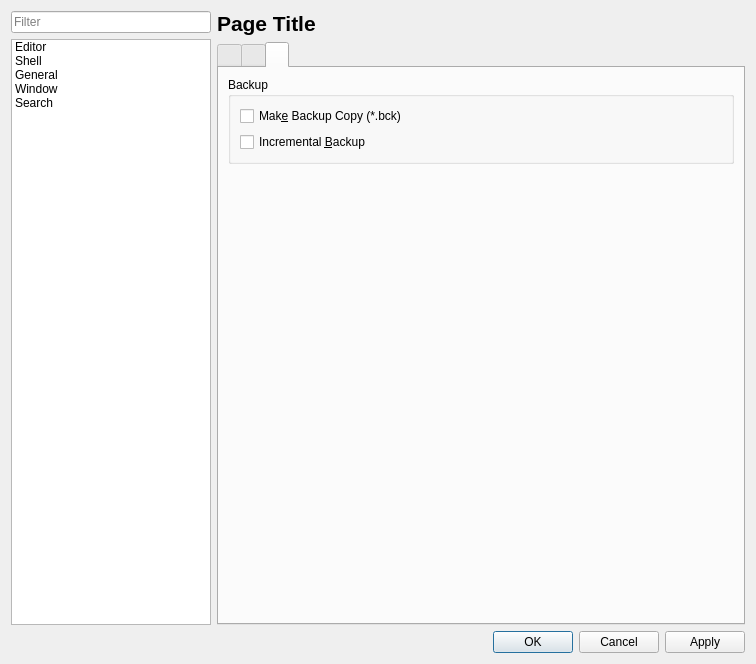
<?xml version="1.0" encoding="UTF-8"?>
<ui version="4.0">
 <class>DialogPreferences</class>
 <widget class="QDialog" name="DialogPreferences">
  <property name="geometry">
   <rect>
    <x>0</x>
    <y>0</y>
    <width>756</width>
    <height>664</height>
   </rect>
  </property>
  <property name="windowTitle">
   <string>Dialog</string>
  </property>
  <layout class="QVBoxLayout" name="verticalLayout_3">
   <item>
    <layout class="QHBoxLayout" name="horizontalLayout">
     <item>
      <layout class="QVBoxLayout" name="verticalLayout">
       <item>
        <widget class="QLineEdit" name="lineEdit">
         <property name="sizePolicy">
          <sizepolicy hsizetype="Fixed" vsizetype="Fixed">
           <horstretch>0</horstretch>
           <verstretch>0</verstretch>
          </sizepolicy>
         </property>
         <property name="maximumSize">
          <size>
           <width>200</width>
           <height>16777215</height>
          </size>
         </property>
         <property name="placeholderText">
          <string>Filter</string>
         </property>
        </widget>
       </item>
       <item>
        <widget class="QListWidget" name="listWidget">
         <property name="sizePolicy">
          <sizepolicy hsizetype="Fixed" vsizetype="Expanding">
           <horstretch>0</horstretch>
           <verstretch>0</verstretch>
          </sizepolicy>
         </property>
         <property name="maximumSize">
          <size>
           <width>200</width>
           <height>16777215</height>
          </size>
         </property>
         <item>
          <property name="text">
           <string>Editor</string>
          </property>
          <property name="icon">
           <iconset theme="document-open">
            <normaloff>.</normaloff>.</iconset>
          </property>
         </item>
         <item>
          <property name="text">
           <string>Shell</string>
          </property>
          <property name="icon">
           <iconset theme="shell">
            <normaloff>.</normaloff>.</iconset>
          </property>
         </item>
         <item>
          <property name="text">
           <string>General</string>
          </property>
          <property name="icon">
           <iconset theme="preferences"/>
          </property>
         </item>
         <item>
          <property name="text">
           <string>Window</string>
          </property>
          <property name="icon">
           <iconset theme="window"/>
          </property>
         </item>
         <item>
          <property name="text">
           <string>Search</string>
          </property>
          <property name="icon">
           <iconset theme="search">
            <normaloff>.</normaloff>.</iconset>
          </property>
         </item>
        </widget>
       </item>
      </layout>
     </item>
     <item>
      <layout class="QVBoxLayout" name="verticalLayout_2">
       <item>
        <widget class="QLabel" name="pageTitle">
         <property name="font">
          <font>
           <pointsize>16</pointsize>
           <weight>75</weight>
           <bold>true</bold>
           <underline>false</underline>
          </font>
         </property>
         <property name="text">
          <string>Page Title</string>
         </property>
        </widget>
       </item>
       <item>
        <widget class="QTabWidget" name="pageContainer">
         <property name="currentIndex">
          <number>2</number>
         </property>
         <widget class="QWidget" name="tabWidgetPage1">
          <attribute name="title">
           <string/>
          </attribute>
          <layout class="QGridLayout" name="gridLayout">
           <item row="0" column="0">
            <widget class="QTabWidget" name="tabWidget">
             <property name="currentIndex">
              <number>1</number>
             </property>
             <widget class="QWidget" name="tab_2">
              <attribute name="title">
               <string>Fonts &amp;&amp; Colors</string>
              </attribute>
              <layout class="QVBoxLayout" name="verticalLayout_4">
               <item>
                <widget class="QGroupBox" name="groupBox_2">
                 <property name="title">
                  <string>Font</string>
                 </property>
                 <layout class="QHBoxLayout" name="horizontalLayout_2">
                  <item>
                   <widget class="QFontComboBox" name="comboFont">
                    <property name="sizePolicy">
                     <sizepolicy hsizetype="MinimumExpanding" vsizetype="Fixed">
                      <horstretch>0</horstretch>
                      <verstretch>0</verstretch>
                     </sizepolicy>
                    </property>
                    <property name="editable">
                     <bool>false</bool>
                    </property>
                    <property name="fontFilters">
                     <set>QFontComboBox::MonospacedFonts</set>
                    </property>
                   </widget>
                  </item>
                  <item>
                   <widget class="QComboBox" name="comboFontSize"/>
                  </item>
                 </layout>
                </widget>
               </item>
               <item>
                <widget class="QGroupBox" name="groupBox_3">
                 <property name="title">
                  <string>Colors</string>
                 </property>
                 <layout class="QVBoxLayout" name="verticalLayout_5">
                  <item>
                   <layout class="QHBoxLayout" name="horizontalLayout_5">
                    <item>
                     <widget class="QLabel" name="label_5">
                      <property name="text">
                       <string>Matching (..) Foreground</string>
                      </property>
                     </widget>
                    </item>
                    <item>
                     <widget class="QPushButton" name="pushButtonMatchFG">
                      <property name="styleSheet">
                       <string notr="true">text-align:left;padding:4px 4px 4px 20px;</string>
                      </property>
                     </widget>
                    </item>
                   </layout>
                  </item>
                  <item>
                   <layout class="QHBoxLayout" name="horizontalLayout_3">
                    <item>
                     <widget class="QLabel" name="label_3">
                      <property name="text">
                       <string>Plain Text Foreground</string>
                      </property>
                     </widget>
                    </item>
                    <item>
                     <widget class="QPushButton" name="pushButtonFG">
                      <property name="styleSheet">
                       <string notr="true">text-align:left;padding:4px 4px 4px 20px;</string>
                      </property>
                     </widget>
                    </item>
                   </layout>
                  </item>
                  <item>
                   <layout class="QHBoxLayout" name="horizontalLayout_4">
                    <item>
                     <widget class="QLabel" name="label_4">
                      <property name="text">
                       <string>Selection Foreground</string>
                      </property>
                     </widget>
                    </item>
                    <item>
                     <widget class="QPushButton" name="pushButtonSelectionFG">
                      <property name="styleSheet">
                       <string notr="true">text-align:left;padding:4px 4px 4px 20px;</string>
                      </property>
                     </widget>
                    </item>
                   </layout>
                  </item>
                  <item>
                   <layout class="QHBoxLayout" name="horizontalLayout_9">
                    <item>
                     <widget class="QLabel" name="label_8">
                      <property name="text">
                       <string>Cursor Color</string>
                      </property>
                     </widget>
                    </item>
                    <item>
                     <widget class="QPushButton" name="pushButtonCursor">
                      <property name="styleSheet">
                       <string notr="true">text-align:left;padding:4px 4px 4px 20px;</string>
                      </property>
                     </widget>
                    </item>
                   </layout>
                  </item>
                  <item>
                   <layout class="QHBoxLayout" name="horizontalLayout_7">
                    <item>
                     <widget class="QLabel" name="label_6">
                      <property name="text">
                       <string>Line Numbers Forground</string>
                      </property>
                     </widget>
                    </item>
                    <item>
                     <widget class="QPushButton" name="pushButtonLineNumbersFG">
                      <property name="styleSheet">
                       <string notr="true">text-align:left;padding:4px 4px 4px 20px;</string>
                      </property>
                     </widget>
                    </item>
                   </layout>
                  </item>
                  <item>
                   <layout class="QHBoxLayout" name="horizontalLayout_6">
                    <item>
                     <widget class="QLabel" name="label_10">
                      <property name="text">
                       <string>Selection Background</string>
                      </property>
                     </widget>
                    </item>
                    <item>
                     <widget class="QPushButton" name="pushButtonSelectionBG">
                      <property name="styleSheet">
                       <string notr="true">text-align:left;padding:4px 4px 4px 20px;</string>
                      </property>
                     </widget>
                    </item>
                   </layout>
                  </item>
                  <item>
                   <layout class="QHBoxLayout" name="horizontalLayout_8">
                    <item>
                     <widget class="QLabel" name="label_9">
                      <property name="text">
                       <string>Text Area Background</string>
                      </property>
                     </widget>
                    </item>
                    <item>
                     <widget class="QPushButton" name="pushButtonBG">
                      <property name="styleSheet">
                       <string notr="true">text-align:left;padding:4px 4px 4px 20px;</string>
                      </property>
                     </widget>
                    </item>
                   </layout>
                  </item>
                  <item>
                   <layout class="QHBoxLayout" name="horizontalLayout_10">
                    <item>
                     <widget class="QLabel" name="label_7">
                      <property name="text">
                       <string>Matching (..) Background</string>
                      </property>
                     </widget>
                    </item>
                    <item>
                     <widget class="QPushButton" name="pushButtonMatchBG">
                      <property name="styleSheet">
                       <string notr="true">text-align:left;padding:4px 4px 4px 20px;</string>
                      </property>
                     </widget>
                    </item>
                   </layout>
                  </item>
                  <item>
                   <layout class="QHBoxLayout" name="horizontalLayout_11">
                    <item>
                     <widget class="QLabel" name="label_11">
                      <property name="text">
                       <string>Line Numbers Background</string>
                      </property>
                     </widget>
                    </item>
                    <item>
                     <widget class="QPushButton" name="pushButtonLineNumbersBG">
                      <property name="styleSheet">
                       <string notr="true">text-align:left;padding:4px 4px 4px 20px;</string>
                      </property>
                     </widget>
                    </item>
                   </layout>
                  </item>
                  <item>
                   <spacer name="verticalSpacer">
                    <property name="orientation">
                     <enum>Qt::Vertical</enum>
                    </property>
                    <property name="sizeHint" stdset="0">
                     <size>
                      <width>20</width>
                      <height>38</height>
                     </size>
                    </property>
                   </spacer>
                  </item>
                  <item>
                   <widget class="QLabel" name="label_2">
                    <property name="text">
                     <string>NOTE: Foreground colors only apply when syntax highlighting is DISABLED.</string>
                    </property>
                    <property name="alignment">
                     <set>Qt::AlignCenter</set>
                    </property>
                   </widget>
                  </item>
                 </layout>
                </widget>
               </item>
              </layout>
             </widget>
             <widget class="QWidget" name="tab_1">
              <attribute name="title">
               <string>Display</string>
              </attribute>
              <layout class="QVBoxLayout" name="verticalLayout_10">
               <item>
                <widget class="QGroupBox" name="groupBox">
                 <property name="title">
                  <string>General</string>
                 </property>
                 <layout class="QVBoxLayout" name="verticalLayout_7">
                  <item>
                   <widget class="QCheckBox" name="checkShowStatistics">
                    <property name="text">
                     <string>Show Statistics Line</string>
                    </property>
                   </widget>
                  </item>
                  <item>
                   <widget class="QCheckBox" name="checkShowIncrementalSearch">
                    <property name="text">
                     <string>Show Incremental Search Line</string>
                    </property>
                   </widget>
                  </item>
                  <item>
                   <widget class="QCheckBox" name="checkShowLineNumbers">
                    <property name="text">
                     <string>Show Line Numbers</string>
                    </property>
                   </widget>
                  </item>
                  <item>
                   <widget class="QCheckBox" name="checkApplyBacklighting">
                    <property name="text">
                     <string>Apply Backlighting</string>
                    </property>
                   </widget>
                  </item>
                 </layout>
                </widget>
               </item>
               <item>
                <spacer name="verticalSpacer_4">
                 <property name="orientation">
                  <enum>Qt::Vertical</enum>
                 </property>
                 <property name="sizeHint" stdset="0">
                  <size>
                   <width>20</width>
                   <height>306</height>
                  </size>
                 </property>
                </spacer>
               </item>
              </layout>
             </widget>
             <widget class="QWidget" name="tab">
              <attribute name="title">
               <string>Behavior</string>
              </attribute>
              <layout class="QHBoxLayout" name="horizontalLayout_21"/>
             </widget>
            </widget>
           </item>
          </layout>
         </widget>
         <widget class="QWidget" name="tabWidgetPage2">
          <attribute name="title">
           <string/>
          </attribute>
          <layout class="QVBoxLayout" name="verticalLayout_6">
           <item>
            <widget class="QGroupBox" name="groupBox_6">
             <property name="title">
              <string>Shell Path</string>
             </property>
             <layout class="QVBoxLayout" name="verticalLayout_9">
              <item>
               <widget class="QLineEdit" name="editShellPath"/>
              </item>
             </layout>
            </widget>
           </item>
           <item>
            <spacer name="verticalSpacer_2">
             <property name="orientation">
              <enum>Qt::Vertical</enum>
             </property>
             <property name="sizeHint" stdset="0">
              <size>
               <width>20</width>
               <height>444</height>
              </size>
             </property>
            </spacer>
           </item>
          </layout>
         </widget>
         <widget class="QWidget" name="tabWidgetPage3">
          <attribute name="title">
           <string/>
          </attribute>
          <layout class="QVBoxLayout" name="verticalLayout_8">
           <item>
            <widget class="QGroupBox" name="groupBox_11">
             <property name="title">
              <string>Backup</string>
             </property>
             <layout class="QVBoxLayout" name="verticalLayout_14">
              <item>
               <widget class="QCheckBox" name="checkMakeBackupCopy">
                <property name="text">
                 <string>Mak&amp;e Backup Copy (*.bck)</string>
                </property>
               </widget>
              </item>
              <item>
               <widget class="QCheckBox" name="checkIncrementalBackup">
                <property name="text">
                 <string>Incremental &amp;Backup</string>
                </property>
               </widget>
              </item>
             </layout>
            </widget>
           </item>
           <item>
            <spacer name="verticalSpacer_3">
             <property name="orientation">
              <enum>Qt::Vertical</enum>
             </property>
             <property name="sizeHint" stdset="0">
              <size>
               <width>20</width>
               <height>416</height>
              </size>
             </property>
            </spacer>
           </item>
          </layout>
         </widget>
        </widget>
       </item>
      </layout>
     </item>
    </layout>
   </item>
   <item>
    <widget class="QDialogButtonBox" name="buttonBox">
     <property name="orientation">
      <enum>Qt::Horizontal</enum>
     </property>
     <property name="standardButtons">
      <set>QDialogButtonBox::Apply|QDialogButtonBox::Cancel|QDialogButtonBox::Ok</set>
     </property>
    </widget>
   </item>
  </layout>
 </widget>
 <resources/>
 <connections>
  <connection>
   <sender>buttonBox</sender>
   <signal>accepted()</signal>
   <receiver>DialogPreferences</receiver>
   <slot>accept()</slot>
   <hints>
    <hint type="sourcelabel">
     <x>248</x>
     <y>254</y>
    </hint>
    <hint type="destinationlabel">
     <x>157</x>
     <y>274</y>
    </hint>
   </hints>
  </connection>
  <connection>
   <sender>buttonBox</sender>
   <signal>rejected()</signal>
   <receiver>DialogPreferences</receiver>
   <slot>reject()</slot>
   <hints>
    <hint type="sourcelabel">
     <x>316</x>
     <y>260</y>
    </hint>
    <hint type="destinationlabel">
     <x>286</x>
     <y>274</y>
    </hint>
   </hints>
  </connection>
 </connections>
</ui>
